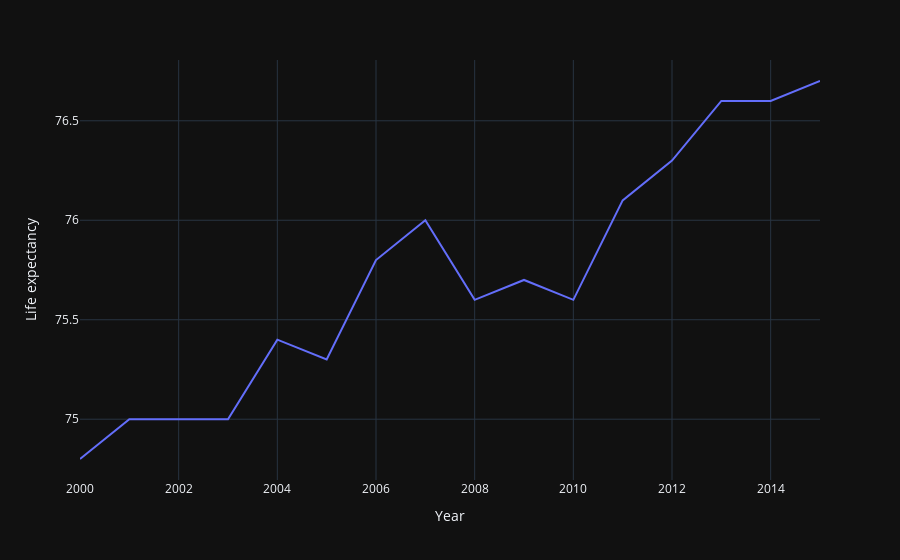

The code cell stored with this chart in its notebook:
### Code cell
by_year = mexico.groupby('Year')['Life expectancy '].mean().reset_index()

fig = px.line(by_year, x='Year', y='Life expectancy ',template='plotly_dark')
fig.show()

### Figure 1 — Plotly figure (JSON) as saved in the notebook; plotly's stock layout.template omitted (floating-point values rounded to 4 significant figures)
{"data": [{"hovertemplate": "Year=%{x}<br>Life expectancy =%{y}<extra></extra>", "legendgroup": "", "line": {"color": "#636efa", "dash": "solid"}, "marker": {"symbol": "circle"}, "mode": "lines", "name": "", "orientation": "v", "showlegend": false, "type": "scatter", "x": [2000, 2001, 2002, 2003, 2004, 2005, 2006, 2007, 2008, 2009, 2010, 2011, 2012, 2013, 2014, 2015], "xaxis": "x", "y": [74.8, 75, 75, 75, 75.4, 75.3, 75.8, 76, 75.6, 75.7, 75.6, 76.1, 76.3, 76.6, 76.6, 76.7], "yaxis": "y"}], "layout": {"legend": {"tracegroupgap": 0}, "margin": {"t": 60}, "xaxis": {"anchor": "y", "domain": [0, 1], "title": {"text": "Year"}}, "yaxis": {"anchor": "x", "domain": [0, 1], "title": {"text": "Life expectancy "}}}}
